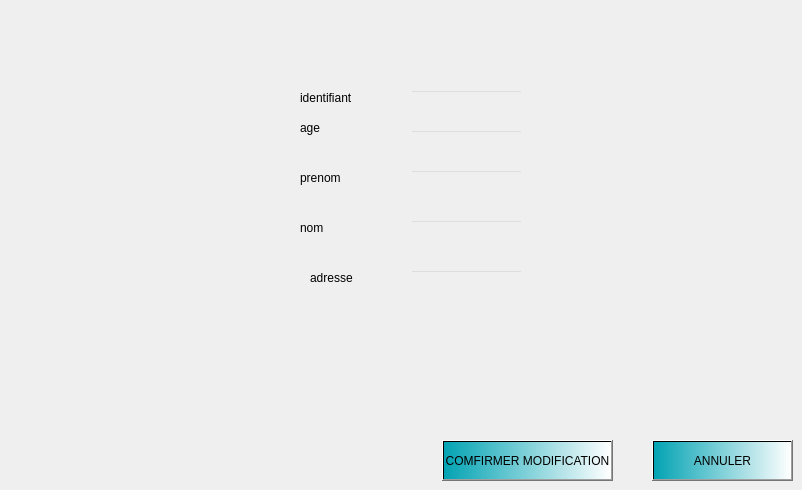
        <widget class="QWidget" name="page_6">
         <property name="styleSheet">
          <string notr="true">#page_3{
background-color: transparent;
border-image: url(:fond.png);
background: none;
border: none;
background-repeat: none;
}</string>
         </property>
         <widget class="QLineEdit" name="age_client_MAJ">
          <property name="geometry">
           <rect>
            <x>410</x>
            <y>130</y>
            <width>113</width>
            <height>22</height>
           </rect>
          </property>
          <property name="styleSheet">
           <string notr="true">

#age_client_MAJ{
background-color: transparent;
border-image: url(:Esp_gener.png);

}


</string>
          </property>
         </widget>
         <widget class="QLineEdit" name="id_client_MAJ">
          <property name="geometry">
           <rect>
            <x>410</x>
            <y>90</y>
            <width>113</width>
            <height>22</height>
           </rect>
          </property>
          <property name="styleSheet">
           <string notr="true">

#id_client_MAJ{
background-color: transparent;
border-image: url(:Esp_gener.png);

}


</string>
          </property>
          <property name="text">
           <string/>
          </property>
         </widget>
         <widget class="QLabel" name="label_76">
          <property name="geometry">
           <rect>
            <x>300</x>
            <y>90</y>
            <width>71</width>
            <height>16</height>
           </rect>
          </property>
          <property name="text">
           <string>identifiant</string>
          </property>
         </widget>
         <widget class="QLabel" name="label_77">
          <property name="geometry">
           <rect>
            <x>310</x>
            <y>270</y>
            <width>71</width>
            <height>16</height>
           </rect>
          </property>
          <property name="text">
           <string>adresse</string>
          </property>
         </widget>
         <widget class="QLabel" name="label_78">
          <property name="geometry">
           <rect>
            <x>300</x>
            <y>220</y>
            <width>71</width>
            <height>16</height>
           </rect>
          </property>
          <property name="text">
           <string>nom</string>
          </property>
         </widget>
         <widget class="QLineEdit" name="nom_client_MAJ">
          <property name="geometry">
           <rect>
            <x>410</x>
            <y>220</y>
            <width>113</width>
            <height>22</height>
           </rect>
          </property>
          <property name="styleSheet">
           <string notr="true">

#nom_client_MAJ{
background-color: transparent;
border-image: url(:Esp_gener.png);

}


</string>
          </property>
         </widget>
         <widget class="QLineEdit" name="prenom_client_MAJ">
          <property name="geometry">
           <rect>
            <x>410</x>
            <y>170</y>
            <width>113</width>
            <height>22</height>
           </rect>
          </property>
          <property name="styleSheet">
           <string notr="true">

#prenom_client_MAJ{
background-color: transparent;
border-image: url(:Esp_gener.png);

}


</string>
          </property>
         </widget>
         <widget class="QLineEdit" name="adresse_MAJ">
          <property name="geometry">
           <rect>
            <x>410</x>
            <y>270</y>
            <width>113</width>
            <height>22</height>
           </rect>
          </property>
          <property name="styleSheet">
           <string notr="true">

#adresse_MAJ{
background-color: transparent;
border-image: url(:Esp_gener.png);

}


</string>
          </property>
         </widget>
         <widget class="QLabel" name="label_79">
          <property name="geometry">
           <rect>
            <x>300</x>
            <y>170</y>
            <width>71</width>
            <height>16</height>
           </rect>
          </property>
          <property name="text">
           <string>prenom</string>
          </property>
         </widget>
         <widget class="QLabel" name="label_80">
          <property name="geometry">
           <rect>
            <x>300</x>
            <y>120</y>
            <width>71</width>
            <height>16</height>
           </rect>
          </property>
          <property name="text">
           <string>age</string>
          </property>
         </widget>
         <widget class="QPushButton" name="pushButton_save_MAJ_Client">
          <property name="geometry">
           <rect>
            <x>442</x>
            <y>440</y>
            <width>171</width>
            <height>41</height>
           </rect>
          </property>
          <property name="styleSheet">
           <string notr="true">background-color: qlineargradient(spread:repeat, x1:0, y1:0, x2:1, y2:0, stop:0 rgba(3, 163, 179, 255), stop:1 rgba(255, 255, 255, 255));</string>
          </property>
          <property name="text">
           <string>COMFIRMER MODIFICATION</string>
          </property>
         </widget>
         <widget class="QPushButton" name="pushButton_Ann_MAJ_client">
          <property name="geometry">
           <rect>
            <x>652</x>
            <y>440</y>
            <width>141</width>
            <height>41</height>
           </rect>
          </property>
          <property name="styleSheet">
           <string notr="true">background-color: qlineargradient(spread:repeat, x1:0, y1:0, x2:1, y2:0, stop:0 rgba(3, 163, 179, 255), stop:1 rgba(255, 255, 255, 255));
</string>
          </property>
          <property name="text">
           <string>ANNULER</string>
          </property>
         </widget>
         <widget class="QLabel" name="label_81">
          <property name="geometry">
           <rect>
            <x>560</x>
            <y>50</y>
            <width>55</width>
            <height>16</height>
           </rect>
          </property>
          <property name="text">
           <string/>
          </property>
         </widget>
        </widget>
